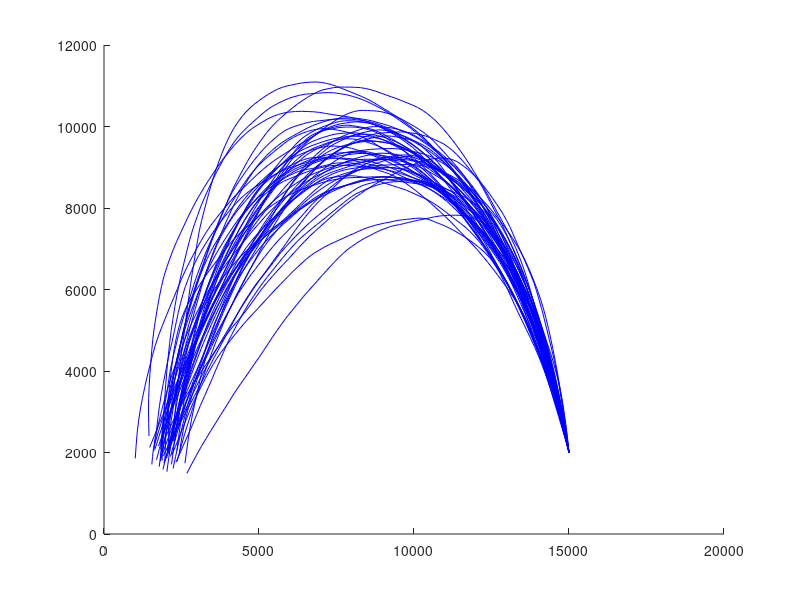
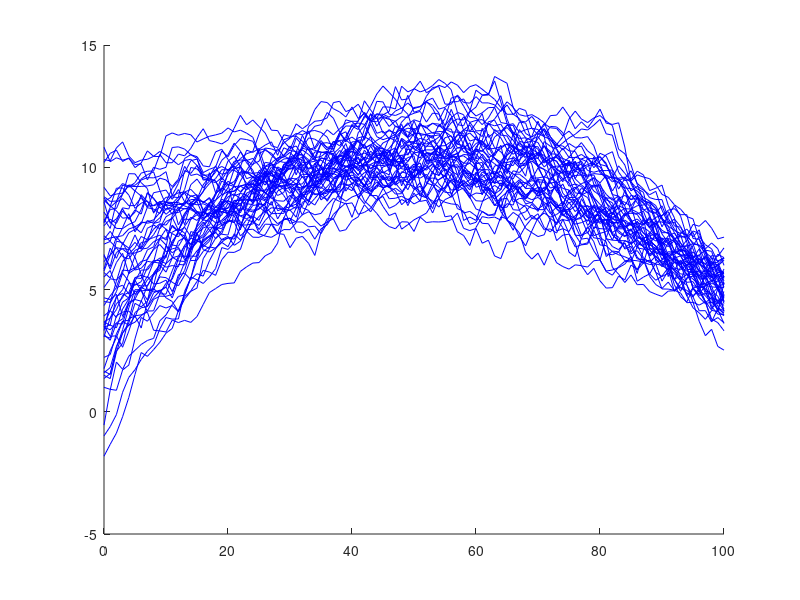
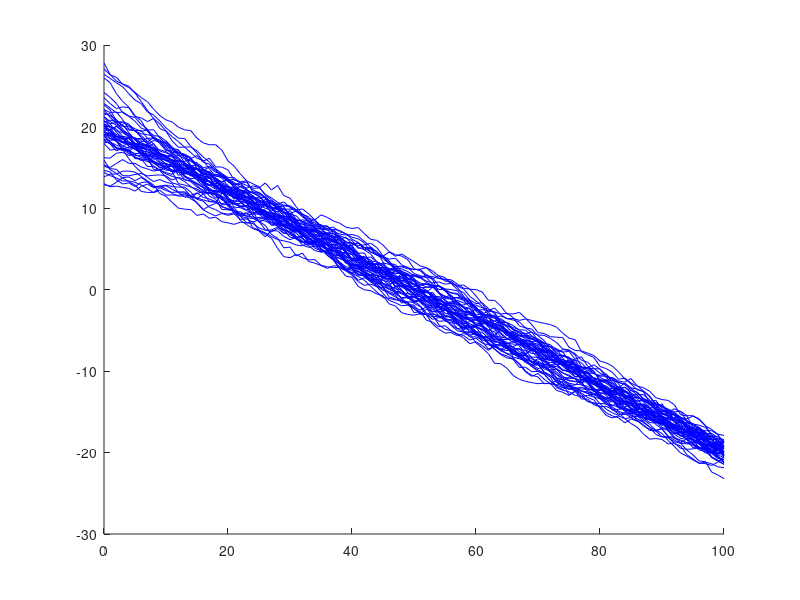

Reproduce these figures in MATLAB, in order.


% Generate trajectories (CML trajectories) with singular destination distribution

clear all
close all
clc

%--------------------

N = 100;

T = 15;

F = [1 T 0 0;...
    0 1 0 0;...
    0 0 1 T;...
    0 0 0 1];


q = 0.01;

Q = [q*T^3/3 q*T^2/2 0 0;...
    q*T^2/2 q*T 0 0;...
    0 0 q*T^3/3 q*T^2/2;...
    0 0 q*T^2/2 q*T];


D = chol(Q,'lower');

%------------------------------

X0_m_m = [2000;5;2000;20];

X0_Cov_m = [100000 40 0 0;
            40 10 0 0;
            0 0 100000 40;
            0 0 40 10];
        
%---------------------------

XN_m_m = [15000;5;2000;-20];

XN_Cov_m = [0 0 0 0;
            0 1 0 0;
            0 0 0 0;
            0 0 0 1];
        
C_N0 = [0 0 0 0;
        0 2 0 0;
        0 0 0 0;
        0 0 0 2];


%---------------------------

iteration = 50;

Xr = zeros(4,N+1);


for iter=1:iteration
    
    %       iter
    
    
%     Dxn = chol(X0_Cov_m,'lower');
%     
%     Xr(:,1) = X0_m_m + Dxn*randn(4,1);
%     
%     Dxn = [0 0 0 0;
%         0 1 0 0;
%         0 0 0 0;
%         0 0 0 1];
%     
%     Xr(:,N+1) = XN_m_m + Dxn*randn(4,1);
    
    %----------------------------------
    
%     Dxn = chol(XN_Cov_m,'lower');
      Dxn = [0 0 0 0;
             0 1 0 0;
             0 0 0 0;
             0 0 0 1];

      Xr(:,N+1) = XN_m_m + Dxn*randn(4,1);
      
      
      C0 = X0_Cov_m - C_N0*pinv(XN_Cov_m)*C_N0';
     Dxn = chol(C0,'lower');

      Xr(:,1) = X0_m_m + C_N0*pinv(XN_Cov_m)*(Xr(:,N+1) - XN_m_m) + Dxn*randn(4,1);
      
      %-------------------------------
    
    for k=1:N-1
        
        
        %----------CN|k
        
        CNk = zeros(4,4);
        
        for ii=0:N-k-1
            
            CNk = CNk + F^ii*Q*(F^ii)';
            
        end
        
        %.....
        Gk = Q - Q*F^(N-k)'/(CNk + F^(N-k)*Q*F^(N-k)')*F^(N-k)*Q;
        DG = chol(Gk,'lower');
        
        Gk_N = Gk*F^(N-k)'/(CNk);
        Gk_km1 = F - Gk_N*F^(N-k+1);
        
        
        Xr(:,k+1) = Gk_km1*Xr(:,k) + Gk_N*Xr(:,N+1) + DG*randn(4,1);
        
        
    end
    
    
    
    figure(1)
    hold on
    plot(Xr(1,:),Xr(3,:),'b')
    grid
    
    
    kk=0:1:100;
    
    figure(2)
    hold on
    plot(kk,Xr(2,:),'b')
    grid
    
    figure(3)
    hold on
    plot(kk,Xr(4,:),'b')
    grid
    
end



